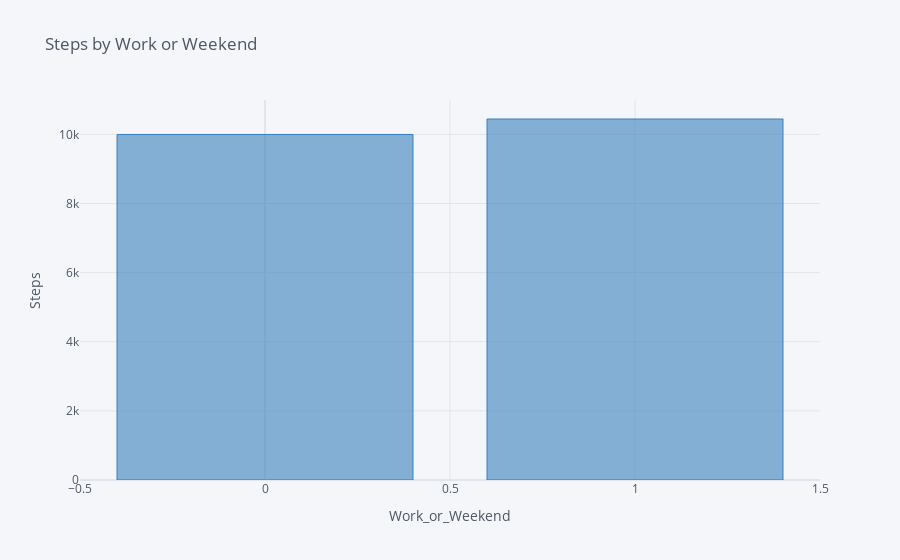

Notebook code for this chart:
### Code cell
f_s_w.iplot(kind='bar',
           x='Work_or_Weekend',
           xTitle='Work_or_Weekend',
           y='Steps',
           yTitle='Steps',
           title='Steps by Work or Weekend',
           color='blue')

### Figure 1 — Plotly figure (JSON) as saved in the notebook; plotly's stock layout.template omitted (floating-point values rounded to 4 significant figures)
{"data": [{"marker": {"color": "rgba(55, 128, 191, 0.6)", "line": {"color": "rgba(55, 128, 191, 1.0)", "width": 1}}, "name": "Steps", "orientation": "v", "text": "", "type": "bar", "x": [0, 1], "y": [9998, 10450.0]}], "layout": {"legend": {"bgcolor": "#F5F6F9", "font": {"color": "#4D5663"}}, "paper_bgcolor": "#F5F6F9", "plot_bgcolor": "#F5F6F9", "title": {"font": {"color": "#4D5663"}, "text": "Steps by Work or Weekend"}, "xaxis": {"gridcolor": "#E1E5ED", "showgrid": true, "tickfont": {"color": "#4D5663"}, "title": {"font": {"color": "#4D5663"}, "text": "Work_or_Weekend"}, "zerolinecolor": "#E1E5ED"}, "yaxis": {"gridcolor": "#E1E5ED", "showgrid": true, "tickfont": {"color": "#4D5663"}, "title": {"font": {"color": "#4D5663"}, "text": "Steps"}, "zerolinecolor": "#E1E5ED"}}}
